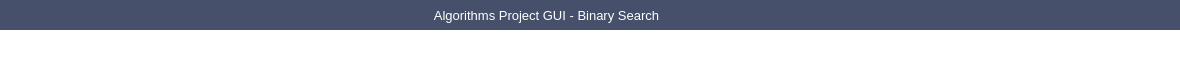
       <widget class="QFrame" name="frame_top_binary">
        <property name="minimumSize">
         <size>
          <width>1180</width>
          <height>0</height>
         </size>
        </property>
        <property name="maximumSize">
         <size>
          <width>16777215</width>
          <height>60</height>
         </size>
        </property>
        <property name="styleSheet">
         <string notr="true">background-color: transparent;</string>
        </property>
        <property name="frameShape">
         <enum>QFrame::NoFrame</enum>
        </property>
        <property name="frameShadow">
         <enum>QFrame::Raised</enum>
        </property>
        <layout class="QHBoxLayout" name="horizontalLayout_22">
         <property name="spacing">
          <number>0</number>
         </property>
         <property name="leftMargin">
          <number>0</number>
         </property>
         <property name="topMargin">
          <number>0</number>
         </property>
         <property name="rightMargin">
          <number>0</number>
         </property>
         <property name="bottomMargin">
          <number>0</number>
         </property>
         <item>
          <widget class="QFrame" name="frame_top_right_3">
           <property name="styleSheet">
            <string notr="true">background: transparent;</string>
           </property>
           <property name="frameShape">
            <enum>QFrame::NoFrame</enum>
           </property>
           <property name="frameShadow">
            <enum>QFrame::Raised</enum>
           </property>
           <layout class="QVBoxLayout" name="verticalLayout_17">
            <property name="spacing">
             <number>0</number>
            </property>
            <property name="leftMargin">
             <number>0</number>
            </property>
            <property name="topMargin">
             <number>0</number>
            </property>
            <property name="rightMargin">
             <number>0</number>
            </property>
            <property name="bottomMargin">
             <number>0</number>
            </property>
            <item>
             <widget class="QFrame" name="frame_top_btns_3">
              <property name="maximumSize">
               <size>
                <width>16777215</width>
                <height>30</height>
               </size>
              </property>
              <property name="styleSheet">
               <string notr="true">background-color: rgba(33, 45, 76, 150);</string>
              </property>
              <property name="frameShape">
               <enum>QFrame::NoFrame</enum>
              </property>
              <property name="frameShadow">
               <enum>QFrame::Raised</enum>
              </property>
              <layout class="QHBoxLayout" name="horizontalLayout_23">
               <property name="spacing">
                <number>0</number>
               </property>
               <property name="leftMargin">
                <number>0</number>
               </property>
               <property name="topMargin">
                <number>0</number>
               </property>
               <property name="rightMargin">
                <number>0</number>
               </property>
               <property name="bottomMargin">
                <number>0</number>
               </property>
               <item>
                <widget class="QFrame" name="frame_label_top_btns_3">
                 <property name="minimumSize">
                  <size>
                   <width>0</width>
                   <height>30</height>
                  </size>
                 </property>
                 <property name="frameShape">
                  <enum>QFrame::NoFrame</enum>
                 </property>
                 <property name="frameShadow">
                  <enum>QFrame::Raised</enum>
                 </property>
                 <layout class="QHBoxLayout" name="horizontalLayout_24">
                  <property name="spacing">
                   <number>0</number>
                  </property>
                  <property name="leftMargin">
                   <number>8</number>
                  </property>
                  <property name="topMargin">
                   <number>0</number>
                  </property>
                  <property name="rightMargin">
                   <number>10</number>
                  </property>
                  <property name="bottomMargin">
                   <number>0</number>
                  </property>
                  <item>
                   <widget class="QFrame" name="frame_icon_top_bar_3">
                    <property name="minimumSize">
                     <size>
                      <width>0</width>
                      <height>30</height>
                     </size>
                    </property>
                    <property name="maximumSize">
                     <size>
                      <width>30</width>
                      <height>30</height>
                     </size>
                    </property>
                    <property name="styleSheet">
                     <string notr="true">background: transparent;
image: url(:/images/images/shutter_speed_white_24dp.svg);
background-position: center;
background-repeat: no-repeat;</string>
                    </property>
                    <property name="frameShape">
                     <enum>QFrame::StyledPanel</enum>
                    </property>
                    <property name="frameShadow">
                     <enum>QFrame::Raised</enum>
                    </property>
                   </widget>
                  </item>
                  <item>
                   <widget class="QLabel" name="label_title_bar_top_3">
                    <property name="minimumSize">
                     <size>
                      <width>0</width>
                      <height>30</height>
                     </size>
                    </property>
                    <property name="font">
                     <font>
                      <family>Segoe UI</family>
                      <pointsize>10</pointsize>
                      <weight>50</weight>
                      <bold>false</bold>
                     </font>
                    </property>
                    <property name="styleSheet">
                     <string notr="true">background: transparent;
margin-left: 5px;
color: rgb(255, 255, 255);</string>
                    </property>
                    <property name="text">
                     <string>Algorithms Project GUI - Binary Search</string>
                    </property>
                    <property name="alignment">
                     <set>Qt::AlignCenter</set>
                    </property>
                   </widget>
                  </item>
                 </layout>
                </widget>
               </item>
               <item>
                <widget class="QFrame" name="frame_btns_right_3">
                 <property name="maximumSize">
                  <size>
                   <width>120</width>
                   <height>16777215</height>
                  </size>
                 </property>
                 <property name="frameShape">
                  <enum>QFrame::NoFrame</enum>
                 </property>
                 <property name="frameShadow">
                  <enum>QFrame::Raised</enum>
                 </property>
                 <layout class="QHBoxLayout" name="horizontalLayout_25">
                  <property name="spacing">
                   <number>0</number>
                  </property>
                  <property name="leftMargin">
                   <number>0</number>
                  </property>
                  <property name="topMargin">
                   <number>0</number>
                  </property>
                  <property name="rightMargin">
                   <number>0</number>
                  </property>
                  <property name="bottomMargin">
                   <number>0</number>
                  </property>
                  <item>
                   <widget class="QPushButton" name="btn_minimize_3">
                    <property name="sizePolicy">
                     <sizepolicy hsizetype="Minimum" vsizetype="Expanding">
                      <horstretch>0</horstretch>
                      <verstretch>0</verstretch>
                     </sizepolicy>
                    </property>
                    <property name="minimumSize">
                     <size>
                      <width>0</width>
                      <height>30</height>
                     </size>
                    </property>
                    <property name="toolTip">
                     <string>Minimize</string>
                    </property>
                    <property name="styleSheet">
                     <string notr="true">QPushButton {	
	border: none;
	background-color: transparent;
}
QPushButton:hover {
	background-color: rgb(44, 49, 60)
}
QPushButton:pressed {	
	background-color: rgb(85, 170, 255);
}</string>
                    </property>
                    <property name="text">
                     <string/>
                    </property>
                    <property name="icon">
                     <iconset>
                      <normaloff>../images/minimize_white_24dp.svg</normaloff>../images/minimize_white_24dp.svg</iconset>
                    </property>
                   </widget>
                  </item>
                  <item>
                   <widget class="QPushButton" name="btn_maximize_restore_3">
                    <property name="sizePolicy">
                     <sizepolicy hsizetype="Minimum" vsizetype="Expanding">
                      <horstretch>0</horstretch>
                      <verstretch>0</verstretch>
                     </sizepolicy>
                    </property>
                    <property name="minimumSize">
                     <size>
                      <width>0</width>
                      <height>30</height>
                     </size>
                    </property>
                    <property name="toolTip">
                     <string>Maximize</string>
                    </property>
                    <property name="styleSheet">
                     <string notr="true">QPushButton {	
	border: none;
	background-color: transparent;
}
QPushButton:hover {
	background-color: rgb(44, 49, 60)
}
QPushButton:pressed {	
	background-color: rgb(85, 170, 255);
}</string>
                    </property>
                    <property name="text">
                     <string/>
                    </property>
                    <property name="icon">
                     <iconset>
                      <normaloff>../images/open_in_full_white_24dp.svg</normaloff>../images/open_in_full_white_24dp.svg</iconset>
                    </property>
                   </widget>
                  </item>
                  <item>
                   <widget class="QPushButton" name="btn_close_3">
                    <property name="sizePolicy">
                     <sizepolicy hsizetype="Minimum" vsizetype="Expanding">
                      <horstretch>0</horstretch>
                      <verstretch>0</verstretch>
                     </sizepolicy>
                    </property>
                    <property name="minimumSize">
                     <size>
                      <width>0</width>
                      <height>30</height>
                     </size>
                    </property>
                    <property name="toolTip">
                     <string>Close</string>
                    </property>
                    <property name="styleSheet">
                     <string notr="true">QPushButton {	
	border: none;
	background-color: transparent;
}
QPushButton:hover {
	background-color: rgb(44, 49, 60)
}
QPushButton:pressed {	
	background-color: rgb(85, 170, 255);
}</string>
                    </property>
                    <property name="text">
                     <string/>
                    </property>
                    <property name="icon">
                     <iconset>
                      <normaloff>../images/close_white_24dp.svg</normaloff>../images/close_white_24dp.svg</iconset>
                    </property>
                   </widget>
                  </item>
                 </layout>
                </widget>
               </item>
              </layout>
             </widget>
            </item>
            <item>
             <spacer name="verticalSpacer_10">
              <property name="orientation">
               <enum>Qt::Vertical</enum>
              </property>
              <property name="sizeHint" stdset="0">
               <size>
                <width>20</width>
                <height>40</height>
               </size>
              </property>
             </spacer>
            </item>
           </layout>
          </widget>
         </item>
        </layout>
       </widget>
